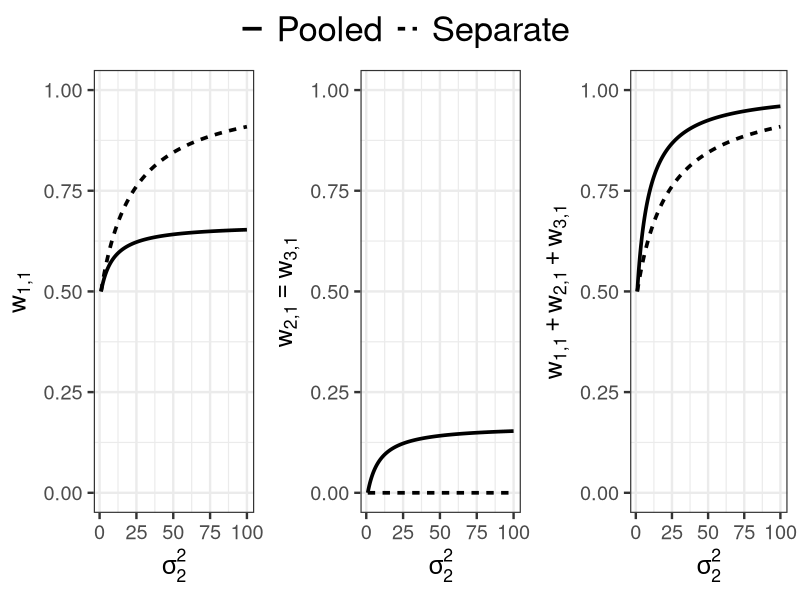

The R source for this figure:
library(tidyverse)
library(purrr)
library(tidyr)
library(ggpubr)

# This file generates Figure 1

cvec = c(1,1,1) 
sigma2_1 = 1
sigma2_2 = 1
sigma2_eps = 10
one_3 = rep(1,3)

# We use Eq. (9) to obtain the optimal weights of pooled inference
getWMatPool = function(sigma2_1, sigma2_2, sigma2_eps, cvec){
  sigma2_exp = c(sigma2_1, sigma2_2)
  Sigma_u = diag(3) %x% matrix(1,2,2) + (cvec %*% t(cvec)) %x% diag(sigma2_exp) +
    sigma2_eps * diag(6)
  E = diag(3) %x% rep(1,2)
  wMat = solve(Sigma_u) %*% E %*% solve(t(E) %*% solve(Sigma_u) %*% E) 
  return(wMat)
}

# We use Eq. (EC.10) to obtain the optimal weights of separate inference
getWMatSep = function(sigma2_1, sigma2_2, sigma2_eps, cvec){
  sigma2_exp = c(sigma2_1, sigma2_2)
  Sigma_u = diag(3) %x% matrix(1,2,2) + (cvec %*% t(cvec)) %x% diag(sigma2_exp) +
    sigma2_eps * diag(6)
  wMat = matrix(0, 6, 3)
  for(i in 1:3){
    idx = 1:2 + (i-1)*2
    wsol = rowSums(solve(Sigma_u[idx, idx]))
    wMat[idx,i] = wsol/sum(wsol)
  }
  return(wMat)
}


sigma2_2_vec = seq(1, 100, by = 0.5)

# 1,3,5 columns are the weights of the first experts for variables 1,2,3
w_mat_prod1_pool = map_dfc(sigma2_2_vec, ~getWMatPool(sigma2_1, .x, sigma2_eps, cvec)[c(1,3,5),1])
w_mat_prod1_sep = map_dfc(sigma2_2_vec, ~getWMatSep(sigma2_1, .x, sigma2_eps, cvec)[c(1,3,5),1])

w_mat_prod2_pool = map_dfc(sigma2_2_vec, ~getWMatPool(sigma2_1, .x, sigma2_eps, cvec)[c(1,3,5),2])
w_mat_prod2_sep = map_dfc(sigma2_2_vec, ~getWMatSep(sigma2_1, .x, sigma2_eps, cvec)[c(1,3,5),2])

w_mat_prod3_pool = map_dfc(sigma2_2_vec, ~getWMatPool(sigma2_1, .x, sigma2_eps, cvec)[c(1,3,5),3])
w_mat_prod3_sep = map_dfc(sigma2_2_vec, ~getWMatSep(sigma2_1, .x, sigma2_eps, cvec)[c(1,3,5),3])


df4plot = data.frame(Sigma2_2 = sigma2_2_vec,
                     Separate = as.numeric(w_mat_prod1_sep[1,]),
                     Pooled = as.numeric(w_mat_prod1_pool[1,]))

df4plot_long = pivot_longer(df4plot, cols = Separate:Pooled, names_to = "Type",
                            values_to = "Weight")

p1 = ggplot(df4plot_long, aes(Sigma2_2, Weight, linetype = Type)) + geom_line(linewidth = 1.25) + 
  ylim(0,1) + xlab(expression(sigma[2]^2)) + ylab(expression(w['1,1'])) +
  theme_bw(18) + theme(legend.text = element_text(size = 25)) + 
  scale_linetype_discrete(name = "")


df4plot = data.frame(Sigma2_2 = sigma2_2_vec,
                     Separate = as.numeric(w_mat_prod1_sep[2,]),
                     Pooled = as.numeric(w_mat_prod1_pool[2,]))

df4plot_long = pivot_longer(df4plot, cols = Separate:Pooled, names_to = "Type",
                            values_to = "Weight")

p2 = ggplot(df4plot_long, aes(Sigma2_2, Weight, linetype = Type)) + geom_line(linewidth = 1.25) + 
  ylim(0,1) + xlab(expression(sigma[2]^2)) + ylab(expression(w['2,1'] == w['3,1'])) +
  theme_bw(18) + theme(legend.text = element_text(size = 25)) + 
  scale_linetype_discrete(name = "")


df4plot = data.frame(Sigma2_2 = sigma2_2_vec,
                     Separate = as.numeric(colSums(w_mat_prod1_sep)),
                     Pooled = as.numeric(colSums(w_mat_prod1_pool)))


df4plot_long = pivot_longer(df4plot, cols = Separate:Pooled, names_to = "Type",
                            values_to = "Weight")


p3 = ggplot(df4plot_long, aes(Sigma2_2, Weight, linetype = Type)) + geom_line(linewidth = 1.25) + 
  ylim(0,1) + xlab(expression(sigma[2]^2)) + ylab(expression(w['1,1'] + w['2,1'] + w['3,1'])) +
  theme_bw(18) + theme(legend.text = element_text(size = 25)) + 
  scale_linetype_discrete(name = "")


# pdf("FigurePool/wMatSigma2Prod1.pdf", width = 16, height = 6)
ggarrange(p1, p2, p3, ncol=3, nrow=1, common.legend = TRUE, legend="top")
# dev.off()